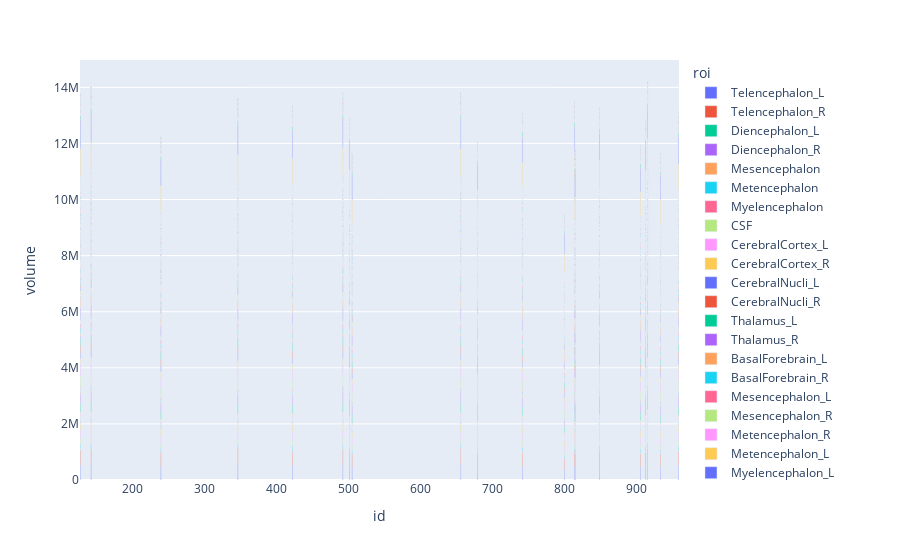

Source (notebook cell):
### Code cell
fig = px.bar(df, x = "id", y = "volume", color = "roi")
fig.show()
